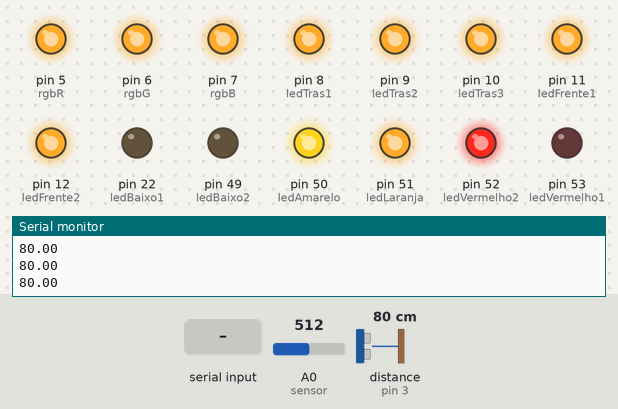
This sketch was run on a simulated Arduino Mega 2560, built with avr-gcc and run on an emulated ATmega2560. Shown: output pins drawn as LEDs (lit = HIGH), the last lines printed to the serial monitor. Dashed ring = blinking. The test bench sets the inputs (shaded band); at power-on: distance to the obstacle (sensor on pin 3) 80 cm, A0 (sensor) = 512. The echo pulse lasts 58.3 µs per cm.

Above: at 1.2 s.
1.3 s: distance to the obstacle (sensor on pin 3) set to 52 cm
2.8 s: distance to the obstacle (sensor on pin 3) set to 44 cm
At 3.35 s:
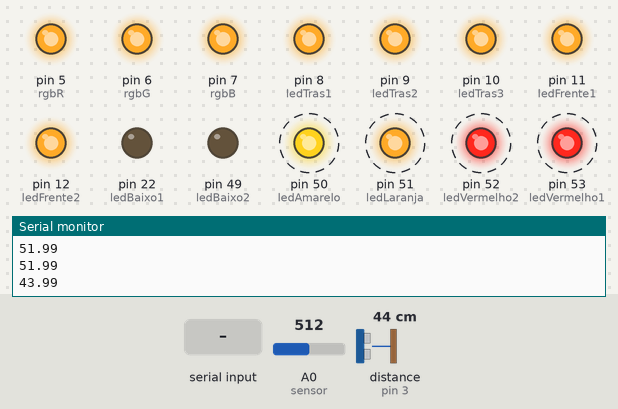
5.8 s: A0 (sensor) set to 735
8.8 s: A0 (sensor) set to 766
At 8.97 s:
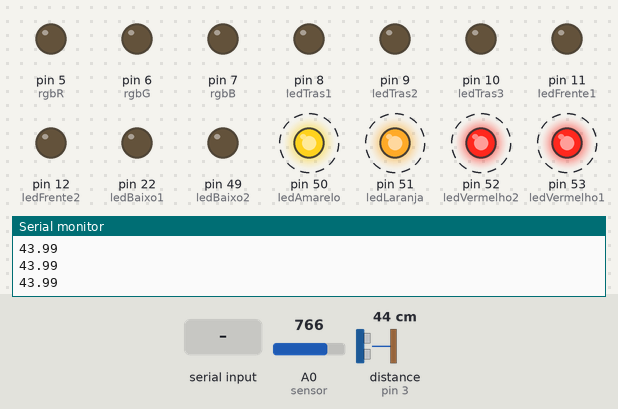
11.8 s: "a" received over Serial
At 12.0 s:
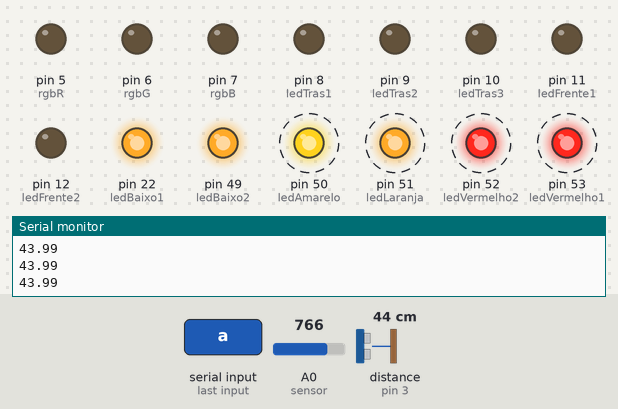
14.8 s: distance to the obstacle (sensor on pin 3) set to 60 cm
At 16.0 s:
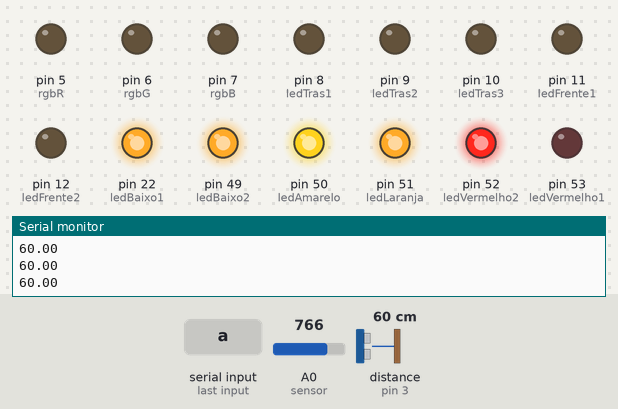
Timing chart, 0 to 17.4 s (numbered marks = the images above; inputs shaded):
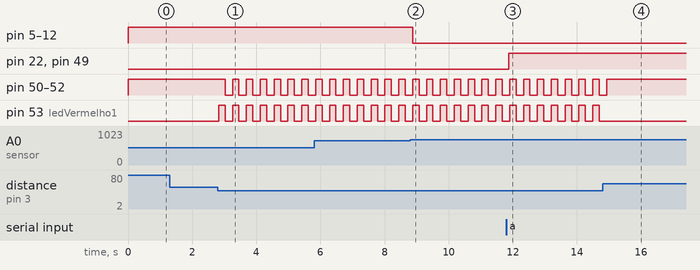

The sketch:

Bike.ino
```cpp
 //Incluindo biblioteca Ultrasonic.h
#include "Ultrasonic.h"

//criando objeto ultrasonic e definindo as portas digitais
//do Trigger - 4 - e Echo - 3
Ultrasonic ultrasonic(4, 3);

//Declaração das constantes referentes aos pinos digitais.
const int rgbR = 5;
const int rgbG = 6;
const int rgbB = 7;
const int ledTras1 = 8;
const int ledTras2 = 9;
const int ledTras3 = 10;
const int ledFrente1 = 11;
const int ledFrente2 = 12;
const int ledVermelho1 = 53;
const int ledVermelho2 = 52;
const int ledLaranja = 51;
const int ledAmarelo = 50;
const int ledBaixo1 = 22;
const int ledBaixo2 = 49;
//const int pinBotao = 47;

int sensor = 0;      //Pino analógico em que o sensor está conectado.
int valorSensor = 0; //Usada para ler o valor do sensor em tempo real.
long microsec = 0;
float distanciaCM = 0;

int var = 0;       // valor instantaneo enviado pelo botão
int var2 = 0;     // valor guardado
int estadoBotao = 0;
char readBluetooth;//Variável que irá receber o valor enviado do celular para o bluetooth

void setup() {
  Serial.begin(9600); //Inicializando o serial monitor

  //Definindo pinos digitais
  pinMode(rgbR, OUTPUT);
  pinMode(rgbG, OUTPUT);
  pinMode(rgbB, OUTPUT);
  pinMode(ledTras1, OUTPUT);
  pinMode(ledTras2, OUTPUT);
  pinMode(ledTras3, OUTPUT);
  pinMode(ledFrente1, OUTPUT);
  pinMode(ledFrente2, OUTPUT);
  pinMode(ledVermelho1, OUTPUT);
  pinMode(ledVermelho2, OUTPUT);
  pinMode(ledLaranja, OUTPUT);
  pinMode(ledAmarelo, OUTPUT);
  pinMode(ledBaixo1, OUTPUT);
  pinMode(ledBaixo2, OUTPUT);
}


void loop() {
  lerSensorLum();
  verificaDistancia();
  readBluetooth = Serial.read();  //Valor lido na Serial será guardado na variável readBluetooth
  ler(readBluetooth);
  Serial.println(distanciaCM);
  delay(25);
}

void ler(char valor) {

      switch (valor) {
        case 'a':
          //ativa barra luminosidade (desativa o uso do sensor de luminosidade)
          digitalWrite(ledBaixo1, HIGH);
          digitalWrite(ledBaixo2, HIGH);
          break;
        case 'x':
          //desativa barra luminosidade (ativa o uso do sensor de luminosidade)
          digitalWrite(ledBaixo1, LOW);
          digitalWrite(ledBaixo2, LOW);
          break;
      }
}

void lerSensorLum() {
  //Lendo o valor do sensor de luminosidade.
  valorSensor = analogRead(sensor);

  //Valores da luminosidade podem ser alterados conforme necessidade.

  //Luminosidade baixa.
  if (valorSensor < 750) {
    acenderLedsLum();
  } else {
    apagarLedsLum();
  }
}

void verificaDistancia() {

  //desligaAlerta();                //Desliga a alerta

  //lendo sensor ultra-sônico
  distanciaCM = lerSensorUltra();

  //Acendendo o led adequado para a distância lida no sensor
  if (distanciaCM <= 150 && distanciaCM > 110) {
    digitalWrite(ledAmarelo, HIGH);                        //Liga o primeiro Led
    digitalWrite(ledVermelho1, LOW);
    digitalWrite(ledVermelho2, LOW);
    digitalWrite(ledLaranja, LOW);
  }
  else if (distanciaCM <= 110 && distanciaCM > 80) {
    digitalWrite(ledAmarelo, HIGH);                         //Liga o primeiro Led
    digitalWrite(ledLaranja, HIGH);                         //Liga o segundo Led
    digitalWrite(ledVermelho1, LOW);
    digitalWrite(ledVermelho2, LOW);

  }
  else if (distanciaCM <= 80 && distanciaCM >= 50) {
    digitalWrite(ledAmarelo, HIGH);                         //Liga o primeiro Led
    digitalWrite(ledLaranja, HIGH);                         //Liga o segundo Led
    digitalWrite(ledVermelho2, HIGH);                       //Liga o terceiro Led
    digitalWrite(ledVermelho1, LOW);
  }
  else if (distanciaCM < 50 && distanciaCM > 5) {
    //Liga a alerta
    alerta();
  } else {
    desligaAlerta();
  }
}

//Leitura do sensor
float lerSensorUltra() {
  //Lendo o sensor
  microsec = ultrasonic.timing();
  //Serial.print("OK:");
  //Serial.println(ultrasonic.convert(microsec, Ultrasonic::CM));
  //Convertendo a distância em CM
  return ultrasonic.convert(microsec, Ultrasonic::CM);
}

//Metodo que faz alerta
void alerta() {
  ligaAlerta();
  delay(200);
  desligaAlerta();
  delay(200);
  lerSensorUltra();
}

//Acende os leds superiores
void ligaAlerta() {
  digitalWrite(ledVermelho1, HIGH);
  digitalWrite(ledVermelho2, HIGH);
  digitalWrite(ledLaranja, HIGH);
  digitalWrite(ledAmarelo, HIGH);

}

//Apaga os leds superiores
void desligaAlerta() {
  digitalWrite(ledVermelho1, LOW);
  digitalWrite(ledVermelho2, LOW);
  digitalWrite(ledLaranja, LOW);
  digitalWrite(ledAmarelo, LOW);
}

//Acende os leds da bicicleta
void acenderLedsLum() {
  digitalWrite(ledFrente1, HIGH);
  digitalWrite(ledFrente2, HIGH);
  digitalWrite(ledTras1, HIGH);
  digitalWrite(ledTras2, HIGH);
  digitalWrite(ledTras3, HIGH);
  analogWrite(rgbR, 255);
  analogWrite(rgbG, 255);
  analogWrite(rgbB, 255);
}

//Apaga os leds da bicicleta
void apagarLedsLum() {
  digitalWrite(ledFrente1, LOW);
  digitalWrite(ledFrente2, LOW);
  digitalWrite(ledTras1, LOW);
  digitalWrite(ledTras2, LOW);
  digitalWrite(ledTras3, LOW);
  analogWrite(rgbR, 0);
  analogWrite(rgbG, 0);
  analogWrite(rgbB, 0);
}
```

Measured:
- the behaviour switches between 50 and 49 cm on distance to the obstacle (sensor on pin 3) (found by bisection; images 0 and 1)
- the behaviour switches between 749 and 750 on A0 (sensor) (found by bisection; images 1 and 2)
- after the input at 2.8 s, pin 50 (ledAmarelo), pin 51 (ledLaranja), pin 52 (ledVermelho2): alternates HIGH for 0.20 s and LOW for 0.23 s, starting after 0.23 s; pin 53 (ledVermelho1): alternates HIGH for 0.20 s and LOW for 0.23 s, starting at once
- after the input at 8.8 s, pin 5 (rgbR), pin 6 (rgbG), pin 7 (rgbB), pin 8 (ledTras1), pin 9 (ledTras2), pin 10 (ledTras3), pin 11 (ledFrente1), pin 12 (ledFrente2): HIGH → LOW after 0.07 s
- after the input at 11.8 s, pin 22 (ledBaixo1), pin 49 (ledBaixo2): LOW → HIGH after 0.07 s
- after the input at 14.8 s, pin 50 (ledAmarelo), pin 51 (ledLaranja), pin 52 (ledVermelho2): goes on until 14.9 s, then stays HIGH; pin 53 (ledVermelho1): stops changing and stays LOW
